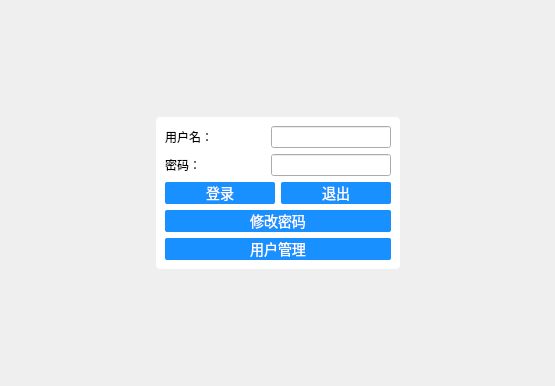
<?xml version="1.0" encoding="UTF-8"?>
<ui version="4.0">
 <class>UserManagement</class>
 <widget class="QDialog" name="UserManagement">
  <property name="geometry">
   <rect>
    <x>0</x>
    <y>0</y>
    <width>555</width>
    <height>386</height>
   </rect>
  </property>
  <property name="windowTitle">
   <string>Dialog</string>
  </property>
  <property name="styleSheet">
   <string notr="true">#UserManagement{
	border-image: url(:/image/login.jpg);
}



</string>
  </property>
  <layout class="QGridLayout" name="gridLayout_3">
   <item row="0" column="0">
    <widget class="QStackedWidget" name="stackedWidget_userManagement">
     <property name="autoFillBackground">
      <bool>false</bool>
     </property>
     <property name="styleSheet">
      <string notr="true">QPushButton{
	border: 0px;
    border-radius: 2px;
    color: rgb(255, 255, 255);
    background-color: rgb(24, 144, 255);
    min-width: 110px;
    min-height: 22px;
    font-family: &quot;黑体&quot;;
    font-size: 14px;
}

QPushButton:hover{
    background-color: rgb(70, 166, 255);
}

QPushButton:pressed{
    background-color: rgb(22, 130, 230);
}
</string>
     </property>
     <property name="currentIndex">
      <number>0</number>
     </property>
     <widget class="QWidget" name="page_login">
      <property name="styleSheet">
       <string notr="true">#page_login{
	background-color: rgba(255, 255, 255, 0);
}</string>
      </property>
      <layout class="QGridLayout" name="gridLayout_4">
       <item row="0" column="0">
        <layout class="QHBoxLayout" name="horizontalLayout_11">
         <item>
          <spacer name="horizontalSpacer">
           <property name="orientation">
            <enum>Qt::Horizontal</enum>
           </property>
           <property name="sizeHint" stdset="0">
            <size>
             <width>40</width>
             <height>20</height>
            </size>
           </property>
          </spacer>
         </item>
         <item>
          <layout class="QVBoxLayout" name="verticalLayout_3">
           <item>
            <spacer name="verticalSpacer_2">
             <property name="orientation">
              <enum>Qt::Vertical</enum>
             </property>
             <property name="sizeHint" stdset="0">
              <size>
               <width>20</width>
               <height>40</height>
              </size>
             </property>
            </spacer>
           </item>
           <item>
            <widget class="QWidget" name="widget_login" native="true">
             <property name="styleSheet">
              <string notr="true">#widget_login{	
	background-color: rgb(255, 255, 255);
	border-radius:4px;
}</string>
             </property>
             <layout class="QGridLayout" name="gridLayout_2">
              <property name="leftMargin">
               <number>9</number>
              </property>
              <property name="topMargin">
               <number>9</number>
              </property>
              <property name="rightMargin">
               <number>9</number>
              </property>
              <property name="bottomMargin">
               <number>9</number>
              </property>
              <item row="0" column="0">
               <layout class="QHBoxLayout" name="horizontalLayout">
                <item>
                 <widget class="QLabel" name="label">
                  <property name="minimumSize">
                   <size>
                    <width>100</width>
                    <height>0</height>
                   </size>
                  </property>
                  <property name="text">
                   <string>用户名：</string>
                  </property>
                 </widget>
                </item>
                <item>
                 <widget class="QLineEdit" name="lineEdit_userName"/>
                </item>
               </layout>
              </item>
              <item row="1" column="0">
               <widget class="QStackedWidget" name="stackedWidget_password">
                <property name="styleSheet">
                 <string notr="true"/>
                </property>
                <property name="currentIndex">
                 <number>0</number>
                </property>
                <widget class="QWidget" name="page">
                 <layout class="QVBoxLayout" name="verticalLayout_2">
                  <property name="leftMargin">
                   <number>0</number>
                  </property>
                  <property name="topMargin">
                   <number>0</number>
                  </property>
                  <property name="rightMargin">
                   <number>0</number>
                  </property>
                  <property name="bottomMargin">
                   <number>0</number>
                  </property>
                  <item>
                   <layout class="QHBoxLayout" name="horizontalLayout_2">
                    <item>
                     <widget class="QLabel" name="label_2">
                      <property name="minimumSize">
                       <size>
                        <width>100</width>
                        <height>0</height>
                       </size>
                      </property>
                      <property name="text">
                       <string>密码：</string>
                      </property>
                     </widget>
                    </item>
                    <item>
                     <widget class="QLineEdit" name="lineEdit_password">
                      <property name="echoMode">
                       <enum>QLineEdit::Password</enum>
                      </property>
                     </widget>
                    </item>
                   </layout>
                  </item>
                  <item>
                   <layout class="QHBoxLayout" name="horizontalLayout_12">
                    <item>
                     <widget class="QPushButton" name="pushButton_login">
                      <property name="text">
                       <string>登录</string>
                      </property>
                     </widget>
                    </item>
                    <item>
                     <widget class="QPushButton" name="pushButton_exit">
                      <property name="text">
                       <string>退出</string>
                      </property>
                     </widget>
                    </item>
                   </layout>
                  </item>
                  <item>
                   <widget class="QPushButton" name="pushButton_modifyPassword">
                    <property name="text">
                     <string>修改密码</string>
                    </property>
                   </widget>
                  </item>
                  <item>
                   <widget class="QPushButton" name="pushButton_userManage">
                    <property name="text">
                     <string>用户管理</string>
                    </property>
                   </widget>
                  </item>
                 </layout>
                </widget>
                <widget class="QWidget" name="page_2">
                 <layout class="QVBoxLayout" name="verticalLayout">
                  <property name="leftMargin">
                   <number>0</number>
                  </property>
                  <property name="topMargin">
                   <number>0</number>
                  </property>
                  <property name="rightMargin">
                   <number>0</number>
                  </property>
                  <property name="bottomMargin">
                   <number>0</number>
                  </property>
                  <item>
                   <layout class="QHBoxLayout" name="horizontalLayout_3">
                    <item>
                     <widget class="QLabel" name="label_3">
                      <property name="minimumSize">
                       <size>
                        <width>100</width>
                        <height>0</height>
                       </size>
                      </property>
                      <property name="text">
                       <string>旧密码：</string>
                      </property>
                     </widget>
                    </item>
                    <item>
                     <widget class="QLineEdit" name="lineEdit_oldPassword">
                      <property name="echoMode">
                       <enum>QLineEdit::Password</enum>
                      </property>
                     </widget>
                    </item>
                   </layout>
                  </item>
                  <item>
                   <layout class="QHBoxLayout" name="horizontalLayout_4">
                    <item>
                     <widget class="QLabel" name="label_4">
                      <property name="minimumSize">
                       <size>
                        <width>100</width>
                        <height>0</height>
                       </size>
                      </property>
                      <property name="text">
                       <string>新密码：</string>
                      </property>
                     </widget>
                    </item>
                    <item>
                     <widget class="QLineEdit" name="lineEdit_newPassword1">
                      <property name="echoMode">
                       <enum>QLineEdit::Password</enum>
                      </property>
                     </widget>
                    </item>
                   </layout>
                  </item>
                  <item>
                   <layout class="QHBoxLayout" name="horizontalLayout_5">
                    <item>
                     <widget class="QLabel" name="label_5">
                      <property name="minimumSize">
                       <size>
                        <width>100</width>
                        <height>0</height>
                       </size>
                      </property>
                      <property name="text">
                       <string>再次输入新密码：</string>
                      </property>
                     </widget>
                    </item>
                    <item>
                     <widget class="QLineEdit" name="lineEdit_newPassword2">
                      <property name="echoMode">
                       <enum>QLineEdit::Password</enum>
                      </property>
                     </widget>
                    </item>
                   </layout>
                  </item>
                  <item>
                   <layout class="QHBoxLayout" name="horizontalLayout_6">
                    <item>
                     <widget class="QPushButton" name="pushButton_modifyConfirm">
                      <property name="text">
                       <string>确认修改</string>
                      </property>
                     </widget>
                    </item>
                    <item>
                     <widget class="QPushButton" name="pushButton_modifyCancel">
                      <property name="text">
                       <string>返回</string>
                      </property>
                     </widget>
                    </item>
                   </layout>
                  </item>
                 </layout>
                </widget>
               </widget>
              </item>
             </layout>
            </widget>
           </item>
           <item>
            <spacer name="verticalSpacer_3">
             <property name="orientation">
              <enum>Qt::Vertical</enum>
             </property>
             <property name="sizeHint" stdset="0">
              <size>
               <width>20</width>
               <height>40</height>
              </size>
             </property>
            </spacer>
           </item>
          </layout>
         </item>
         <item>
          <spacer name="horizontalSpacer_2">
           <property name="orientation">
            <enum>Qt::Horizontal</enum>
           </property>
           <property name="sizeHint" stdset="0">
            <size>
             <width>40</width>
             <height>20</height>
            </size>
           </property>
          </spacer>
         </item>
        </layout>
       </item>
      </layout>
     </widget>
     <widget class="QWidget" name="page_manage">
      <property name="styleSheet">
       <string notr="true">#page_manage{
	background-color: rgba(255, 255, 255, 0);
}</string>
      </property>
      <layout class="QGridLayout" name="gridLayout">
       <item row="0" column="0">
        <layout class="QHBoxLayout" name="horizontalLayout_10" stretch="0,0,1">
         <item>
          <layout class="QVBoxLayout" name="verticalLayout_4">
           <item>
            <layout class="QHBoxLayout" name="horizontalLayout_8">
             <item>
              <widget class="QLabel" name="label_7">
               <property name="minimumSize">
                <size>
                 <width>100</width>
                 <height>0</height>
                </size>
               </property>
               <property name="text">
                <string>用户名：</string>
               </property>
              </widget>
             </item>
             <item>
              <widget class="QLineEdit" name="lineEdit_userManagement_userName"/>
             </item>
            </layout>
           </item>
           <item>
            <layout class="QHBoxLayout" name="horizontalLayout_7">
             <item>
              <widget class="QLabel" name="label_6">
               <property name="minimumSize">
                <size>
                 <width>100</width>
                 <height>0</height>
                </size>
               </property>
               <property name="text">
                <string>密码：</string>
               </property>
              </widget>
             </item>
             <item>
              <widget class="QLineEdit" name="lineEdit_userManagement_password">
               <property name="echoMode">
                <enum>QLineEdit::Password</enum>
               </property>
              </widget>
             </item>
            </layout>
           </item>
           <item>
            <layout class="QHBoxLayout" name="horizontalLayout_9">
             <item>
              <widget class="QLabel" name="label_8">
               <property name="minimumSize">
                <size>
                 <width>100</width>
                 <height>0</height>
                </size>
               </property>
               <property name="text">
                <string>用户身份：</string>
               </property>
              </widget>
             </item>
             <item>
              <widget class="QComboBox" name="comboBox_userManagement_userLevel">
               <property name="sizePolicy">
                <sizepolicy hsizetype="Expanding" vsizetype="Fixed">
                 <horstretch>0</horstretch>
                 <verstretch>0</verstretch>
                </sizepolicy>
               </property>
               <property name="currentIndex">
                <number>0</number>
               </property>
               <item>
                <property name="text">
                 <string>测试</string>
                </property>
               </item>
               <item>
                <property name="text">
                 <string>管理员</string>
                </property>
               </item>
               <item>
                <property name="text">
                 <string>研发</string>
                </property>
               </item>
              </widget>
             </item>
            </layout>
           </item>
           <item>
            <widget class="QPushButton" name="pushButton_userManagement_modify">
             <property name="text">
              <string>修改用户信息</string>
             </property>
            </widget>
           </item>
           <item>
            <widget class="QPushButton" name="pushButton_userManagement_addUser">
             <property name="text">
              <string>增加新用户</string>
             </property>
            </widget>
           </item>
           <item>
            <widget class="QPushButton" name="pushButton_userManagement_delUser">
             <property name="text">
              <string>删除用户</string>
             </property>
            </widget>
           </item>
           <item>
            <widget class="QPushButton" name="pushButton_userManagement_back">
             <property name="text">
              <string>返回</string>
             </property>
            </widget>
           </item>
           <item>
            <spacer name="verticalSpacer">
             <property name="orientation">
              <enum>Qt::Vertical</enum>
             </property>
             <property name="sizeHint" stdset="0">
              <size>
               <width>20</width>
               <height>40</height>
              </size>
             </property>
            </spacer>
           </item>
          </layout>
         </item>
         <item>
          <widget class="Line" name="line">
           <property name="orientation">
            <enum>Qt::Vertical</enum>
           </property>
          </widget>
         </item>
         <item>
          <widget class="QTableView" name="tableView_user"/>
         </item>
        </layout>
       </item>
      </layout>
     </widget>
    </widget>
   </item>
  </layout>
 </widget>
 <resources/>
 <connections/>
</ui>
